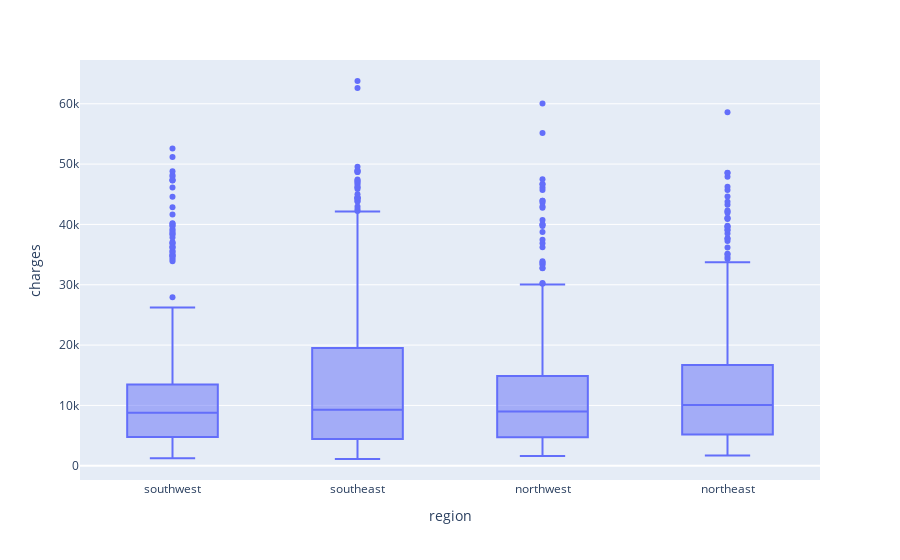

Write notebook code for a chart like this one.
### Code cell
# charges según region
fig = px.box(df_raw, x="region", y="charges")
fig.show()

### Figure 1 — Plotly figure (JSON) as saved in the notebook; plotly's stock layout.template omitted (floating-point values rounded to 4 significant figures; data arrays with more than 128 entries replaced by an {"elided": "..."} marker saying what was removed)
{"data": [{"alignmentgroup": "True", "hovertemplate": "region=%{x}<br>charges=%{y}<extra></extra>", "legendgroup": "", "marker": {"color": "#636efa"}, "name": "", "notched": false, "offsetgroup": "", "orientation": "v", "showlegend": false, "type": "box", "x": {"elided": "1337 str values"}, "x0": " ", "xaxis": "x", "y": {"elided": "1337 float values"}, "y0": " ", "yaxis": "y"}], "layout": {"boxmode": "group", "legend": {"tracegroupgap": 0}, "margin": {"t": 60}, "xaxis": {"anchor": "y", "domain": [0, 1], "title": {"text": "region"}}, "yaxis": {"anchor": "x", "domain": [0, 1], "title": {"text": "charges"}}}}
